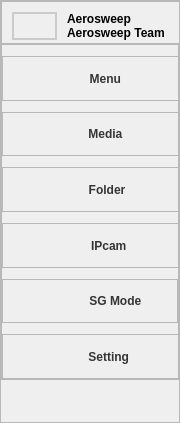
           <widget class="QFrame" name="leftBox">
            <property name="sizePolicy">
             <sizepolicy hsizetype="Fixed" vsizetype="Expanding">
              <horstretch>0</horstretch>
              <verstretch>0</verstretch>
             </sizepolicy>
            </property>
            <property name="minimumSize">
             <size>
              <width>180</width>
              <height>0</height>
             </size>
            </property>
            <property name="maximumSize">
             <size>
              <width>80</width>
              <height>16777215</height>
             </size>
            </property>
            <property name="styleSheet">
             <string notr="true">QFrame#leftBox  {
    /*background-color: rgba(255, 255, 255, 80%);*/
    border: 0px solid rgba(0, 0, 0, 40%);
	border-top:none;
	border-bottom:none;
	border-left:none;
}
</string>
            </property>
            <property name="frameShape">
             <enum>QFrame::StyledPanel</enum>
            </property>
            <property name="frameShadow">
             <enum>QFrame::Raised</enum>
            </property>
            <layout class="QVBoxLayout" name="verticalLayout_2" stretch="10,80,10">
             <property name="spacing">
              <number>0</number>
             </property>
             <property name="leftMargin">
              <number>0</number>
             </property>
             <property name="topMargin">
              <number>0</number>
             </property>
             <property name="rightMargin">
              <number>0</number>
             </property>
             <property name="bottomMargin">
              <number>0</number>
             </property>
             <item>
              <widget class="QFrame" name="leftbox_top">
               <property name="sizePolicy">
                <sizepolicy hsizetype="Expanding" vsizetype="Preferred">
                 <horstretch>0</horstretch>
                 <verstretch>0</verstretch>
                </sizepolicy>
               </property>
               <property name="minimumSize">
                <size>
                 <width>180</width>
                 <height>0</height>
                </size>
               </property>
               <property name="frameShape">
                <enum>QFrame::StyledPanel</enum>
               </property>
               <property name="frameShadow">
                <enum>QFrame::Raised</enum>
               </property>
               <layout class="QHBoxLayout" name="horizontalLayout_8" stretch="4,6">
                <property name="spacing">
                 <number>5</number>
                </property>
                <property name="leftMargin">
                 <number>10</number>
                </property>
                <property name="topMargin">
                 <number>10</number>
                </property>
                <property name="rightMargin">
                 <number>15</number>
                </property>
                <property name="bottomMargin">
                 <number>3</number>
                </property>
                <item>
                 <widget class="QFrame" name="logo">
                  <property name="sizePolicy">
                   <sizepolicy hsizetype="Preferred" vsizetype="Preferred">
                    <horstretch>0</horstretch>
                    <verstretch>0</verstretch>
                   </sizepolicy>
                  </property>
                  <property name="styleSheet">
                   <string notr="true">image: url(:/leftbox/images/yoloshow.png);
border:2px solid rgba(0,0,0,15%);
border-radius: 15%;

</string>
                  </property>
                  <property name="frameShape">
                   <enum>QFrame::StyledPanel</enum>
                  </property>
                  <property name="frameShadow">
                   <enum>QFrame::Raised</enum>
                  </property>
                 </widget>
                </item>
                <item>
                 <widget class="QFrame" name="top_intro">
                  <property name="styleSheet">
                   <string notr="true">QLabel{
	color: black;
	font: 600 italic 9pt "Segoe UI";
	font-weight: bold;
}
QFrame{
	border:none;
}</string>
                  </property>
                  <property name="frameShape">
                   <enum>QFrame::StyledPanel</enum>
                  </property>
                  <property name="frameShadow">
                   <enum>QFrame::Raised</enum>
                  </property>
                  <layout class="QVBoxLayout" name="verticalLayout_20">
                   <property name="spacing">
                    <number>0</number>
                   </property>
                   <property name="leftMargin">
                    <number>5</number>
                   </property>
                   <property name="topMargin">
                    <number>0</number>
                   </property>
                   <property name="rightMargin">
                    <number>0</number>
                   </property>
                   <property name="bottomMargin">
                    <number>0</number>
                   </property>
                   <item>
                    <widget class="QLabel" name="label">
                     <property name="text">
                      <string>Aerosweep</string>
                     </property>
                    </widget>
                   </item>
                   <item>
                    <widget class="QLabel" name="label_3">
                     <property name="text">
                      <string>Aerosweep Team</string>
                     </property>
                    </widget>
                   </item>
                  </layout>
                 </widget>
                </item>
               </layout>
              </widget>
             </item>
             <item>
              <widget class="QFrame" name="leftbox_bottom">
               <property name="sizePolicy">
                <sizepolicy hsizetype="Preferred" vsizetype="Preferred">
                 <horstretch>0</horstretch>
                 <verstretch>0</verstretch>
                </sizepolicy>
               </property>
               <property name="minimumSize">
                <size>
                 <width>0</width>
                 <height>0</height>
                </size>
               </property>
               <property name="maximumSize">
                <size>
                 <width>16777215</width>
                 <height>16777215</height>
                </size>
               </property>
               <property name="styleSheet">
                <string notr="true">QPushButton#src_menu{
	background-image: url(:/leftbox/images/newsize/menu.png);
}
QPushButton#src_folder{
	background-image: url(:/leftbox/images/newsize/folder.png);

}
QPushButton#src_camera{
	background-image: url(:/leftbox/images/newsize/security-camera.png);
}
QPushButton#src_img{
	background-image: url(:/leftbox/images/newsize/gallery.png);
}
QPushButton#src_webcam{
	background-image: url(:/leftbox/images/newsize/photo-camera.png);
}
QPushButton#src_setting{
	background-image:url(:/leftbox/images/newsize/setting.png);
}
QPushButton#src_singlemode{
	background-image:url(:/leftbox/images/newsize/single.png);
}
QPushButton#src_result{
	background-image:url(:/leftbox/images/newsize/statistics.png);
}
QPushButton#src_table{
	background-image:url(:/leftbox/images/newsize/table.png);
}
QPushButton{
	border:none;
	text-align: center;
	background-repeat: no-repeat;
	background-position: left center;
	border-left: 23px solid transparent;
	color: rgba(0, 0, 0, 199);
	font: 12pt "Times New Roman";
	font-weight: bold;
	padding-left: 15px;
}
QFrame#cameraBox:hover{
	background-color: rgba(114, 129, 214, 59);
}
QFrame#folderBox:hover{
	background-color: rgba(114, 129, 214, 59);
}
QFrame#imgBox:hover{
	background-color: rgba(114, 129, 214, 59);
}
QFrame#menuBox:hover{
	background-color: rgba(114, 129, 214, 59);
}
QFrame#webcamBox:hover{
	background-color: rgba(114, 129, 214, 59);
}
QFrame#manageBox:hover{
	background-color: rgba(114, 129, 214, 59);
}
QFrame#singleBox:hover{
	background-color: rgba(114, 129, 214, 59);
}
QFrame#resultBox:hover{
	background-color: rgba(114, 129, 214, 59);
}
QFrame#tableBox:hover{
	background-color: rgba(114, 129, 214, 59);
}</string>
               </property>
               <property name="frameShape">
                <enum>QFrame::StyledPanel</enum>
               </property>
               <property name="frameShadow">
                <enum>QFrame::Raised</enum>
               </property>
               <layout class="QVBoxLayout" name="verticalLayout_3" stretch="1,4,1,4,1,4,1,4,1,4,1,4">
                <property name="spacing">
                 <number>0</number>
                </property>
                <property name="leftMargin">
                 <number>0</number>
                </property>
                <property name="topMargin">
                 <number>0</number>
                </property>
                <property name="rightMargin">
                 <number>0</number>
                </property>
                <property name="bottomMargin">
                 <number>0</number>
                </property>
                <item>
                 <spacer name="zSpacer5">
                  <property name="orientation">
                   <enum>Qt::Vertical</enum>
                  </property>
                  <property name="sizeHint" stdset="0">
                   <size>
                    <width>20</width>
                    <height>40</height>
                   </size>
                  </property>
                 </spacer>
                </item>
                <item>
                 <widget class="QFrame" name="menuBox">
                  <property name="sizePolicy">
                   <sizepolicy hsizetype="Expanding" vsizetype="Preferred">
                    <horstretch>0</horstretch>
                    <verstretch>0</verstretch>
                   </sizepolicy>
                  </property>
                  <property name="minimumSize">
                   <size>
                    <width>180</width>
                    <height>0</height>
                   </size>
                  </property>
                  <property name="maximumSize">
                   <size>
                    <width>180</width>
                    <height>16777215</height>
                   </size>
                  </property>
                  <property name="layoutDirection">
                   <enum>Qt::LeftToRight</enum>
                  </property>
                  <property name="frameShape">
                   <enum>QFrame::StyledPanel</enum>
                  </property>
                  <property name="frameShadow">
                   <enum>QFrame::Raised</enum>
                  </property>
                  <layout class="QHBoxLayout" name="horizontalLayout_3">
                   <property name="spacing">
                    <number>0</number>
                   </property>
                   <property name="leftMargin">
                    <number>0</number>
                   </property>
                   <property name="topMargin">
                    <number>0</number>
                   </property>
                   <property name="rightMargin">
                    <number>0</number>
                   </property>
                   <property name="bottomMargin">
                    <number>0</number>
                   </property>
                   <item>
                    <widget class="QPushButton" name="src_menu">
                     <property name="sizePolicy">
                      <sizepolicy hsizetype="Expanding" vsizetype="Preferred">
                       <horstretch>0</horstretch>
                       <verstretch>0</verstretch>
                      </sizepolicy>
                     </property>
                     <property name="minimumSize">
                      <size>
                       <width>180</width>
                       <height>0</height>
                      </size>
                     </property>
                     <property name="maximumSize">
                      <size>
                       <width>180</width>
                       <height>16777215</height>
                      </size>
                     </property>
                     <property name="text">
                      <string> Menu     </string>
                     </property>
                     <property name="iconSize">
                      <size>
                       <width>30</width>
                       <height>30</height>
                      </size>
                     </property>
                     <property name="autoDefault">
                      <bool>false</bool>
                     </property>
                    </widget>
                   </item>
                  </layout>
                 </widget>
                </item>
                <item>
                 <spacer name="zSpacer1">
                  <property name="orientation">
                   <enum>Qt::Vertical</enum>
                  </property>
                  <property name="sizeHint" stdset="0">
                   <size>
                    <width>20</width>
                    <height>40</height>
                   </size>
                  </property>
                 </spacer>
                </item>
                <item>
                 <widget class="QFrame" name="imgBox">
                  <property name="minimumSize">
                   <size>
                    <width>180</width>
                    <height>0</height>
                   </size>
                  </property>
                  <property name="maximumSize">
                   <size>
                    <width>180</width>
                    <height>16777215</height>
                   </size>
                  </property>
                  <property name="layoutDirection">
                   <enum>Qt::LeftToRight</enum>
                  </property>
                  <property name="frameShape">
                   <enum>QFrame::StyledPanel</enum>
                  </property>
                  <property name="frameShadow">
                   <enum>QFrame::Raised</enum>
                  </property>
                  <layout class="QHBoxLayout" name="horizontalLayout_4">
                   <property name="spacing">
                    <number>0</number>
                   </property>
                   <property name="leftMargin">
                    <number>0</number>
                   </property>
                   <property name="topMargin">
                    <number>0</number>
                   </property>
                   <property name="rightMargin">
                    <number>0</number>
                   </property>
                   <property name="bottomMargin">
                    <number>0</number>
                   </property>
                   <item alignment="Qt::AlignLeft">
                    <widget class="QPushButton" name="src_img">
                     <property name="sizePolicy">
                      <sizepolicy hsizetype="Expanding" vsizetype="Preferred">
                       <horstretch>0</horstretch>
                       <verstretch>0</verstretch>
                      </sizepolicy>
                     </property>
                     <property name="minimumSize">
                      <size>
                       <width>180</width>
                       <height>0</height>
                      </size>
                     </property>
                     <property name="maximumSize">
                      <size>
                       <width>180</width>
                       <height>16777215</height>
                      </size>
                     </property>
                     <property name="text">
                      <string>Media    </string>
                     </property>
                     <property name="iconSize">
                      <size>
                       <width>30</width>
                       <height>30</height>
                      </size>
                     </property>
                    </widget>
                   </item>
                  </layout>
                 </widget>
                </item>
                <item>
                 <spacer name="zSpacer2">
                  <property name="orientation">
                   <enum>Qt::Vertical</enum>
                  </property>
                  <property name="sizeHint" stdset="0">
                   <size>
                    <width>20</width>
                    <height>40</height>
                   </size>
                  </property>
                 </spacer>
                </item>
                <item>
                 <widget class="QFrame" name="folderBox">
                  <property name="minimumSize">
                   <size>
                    <width>180</width>
                    <height>0</height>
                   </size>
                  </property>
                  <property name="maximumSize">
                   <size>
                    <width>180</width>
                    <height>16777215</height>
                   </size>
                  </property>
                  <property name="layoutDirection">
                   <enum>Qt::LeftToRight</enum>
                  </property>
                  <property name="frameShape">
                   <enum>QFrame::StyledPanel</enum>
                  </property>
                  <property name="frameShadow">
                   <enum>QFrame::Raised</enum>
                  </property>
                  <layout class="QHBoxLayout" name="horizontalLayout_6">
                   <property name="spacing">
                    <number>0</number>
                   </property>
                   <property name="leftMargin">
                    <number>0</number>
                   </property>
                   <property name="topMargin">
                    <number>0</number>
                   </property>
                   <property name="rightMargin">
                    <number>0</number>
                   </property>
                   <property name="bottomMargin">
                    <number>0</number>
                   </property>
                   <item alignment="Qt::AlignLeft">
                    <widget class="QPushButton" name="src_folder">
                     <property name="sizePolicy">
                      <sizepolicy hsizetype="Expanding" vsizetype="Preferred">
                       <horstretch>0</horstretch>
                       <verstretch>0</verstretch>
                      </sizepolicy>
                     </property>
                     <property name="minimumSize">
                      <size>
                       <width>180</width>
                       <height>0</height>
                      </size>
                     </property>
                     <property name="maximumSize">
                      <size>
                       <width>180</width>
                       <height>16777215</height>
                      </size>
                     </property>
                     <property name="text">
                      <string> Folder    </string>
                     </property>
                     <property name="iconSize">
                      <size>
                       <width>30</width>
                       <height>30</height>
                      </size>
                     </property>
                     <property name="shortcut">
                      <string>Ctrl+S</string>
                     </property>
                    </widget>
                   </item>
                  </layout>
                 </widget>
                </item>
                <item>
                 <spacer name="verticalSpacer">
                  <property name="orientation">
                   <enum>Qt::Vertical</enum>
                  </property>
                  <property name="sizeHint" stdset="0">
                   <size>
                    <width>20</width>
                    <height>40</height>
                   </size>
                  </property>
                 </spacer>
                </item>
                <item>
                 <widget class="QFrame" name="cameraBox">
                  <property name="minimumSize">
                   <size>
                    <width>180</width>
                    <height>0</height>
                   </size>
                  </property>
                  <property name="maximumSize">
                   <size>
                    <width>180</width>
                    <height>16777215</height>
                   </size>
                  </property>
                  <property name="layoutDirection">
                   <enum>Qt::LeftToRight</enum>
                  </property>
                  <property name="frameShape">
                   <enum>QFrame::StyledPanel</enum>
                  </property>
                  <property name="frameShadow">
                   <enum>QFrame::Raised</enum>
                  </property>
                  <layout class="QHBoxLayout" name="horizontalLayout_5">
                   <property name="spacing">
                    <number>0</number>
                   </property>
                   <property name="leftMargin">
                    <number>0</number>
                   </property>
                   <property name="topMargin">
                    <number>0</number>
                   </property>
                   <property name="rightMargin">
                    <number>0</number>
                   </property>
                   <property name="bottomMargin">
                    <number>0</number>
                   </property>
                   <item alignment="Qt::AlignLeft">
                    <widget class="QPushButton" name="src_camera">
                     <property name="sizePolicy">
                      <sizepolicy hsizetype="Expanding" vsizetype="Preferred">
                       <horstretch>0</horstretch>
                       <verstretch>0</verstretch>
                      </sizepolicy>
                     </property>
                     <property name="minimumSize">
                      <size>
                       <width>180</width>
                       <height>0</height>
                      </size>
                     </property>
                     <property name="maximumSize">
                      <size>
                       <width>180</width>
                       <height>16777215</height>
                      </size>
                     </property>
                     <property name="text">
                      <string>IPcam  </string>
                     </property>
                     <property name="iconSize">
                      <size>
                       <width>30</width>
                       <height>30</height>
                      </size>
                     </property>
                    </widget>
                   </item>
                  </layout>
                 </widget>
                </item>
                <item>
                 <spacer name="verticalSpacer_6">
                  <property name="orientation">
                   <enum>Qt::Vertical</enum>
                  </property>
                  <property name="sizeHint" stdset="0">
                   <size>
                    <width>20</width>
                    <height>40</height>
                   </size>
                  </property>
                 </spacer>
                </item>
                <item>
                 <widget class="QFrame" name="singleBox">
                  <property name="frameShape">
                   <enum>QFrame::StyledPanel</enum>
                  </property>
                  <property name="frameShadow">
                   <enum>QFrame::Raised</enum>
                  </property>
                  <layout class="QHBoxLayout" name="horizontalLayout_26">
                   <property name="spacing">
                    <number>0</number>
                   </property>
                   <property name="leftMargin">
                    <number>0</number>
                   </property>
                   <property name="topMargin">
                    <number>0</number>
                   </property>
                   <property name="rightMargin">
                    <number>0</number>
                   </property>
                   <property name="bottomMargin">
                    <number>0</number>
                   </property>
                   <item>
                    <widget class="QPushButton" name="src_singlemode">
                     <property name="sizePolicy">
                      <sizepolicy hsizetype="Expanding" vsizetype="Preferred">
                       <horstretch>0</horstretch>
                       <verstretch>0</verstretch>
                      </sizepolicy>
                     </property>
                     <property name="minimumSize">
                      <size>
                       <width>180</width>
                       <height>0</height>
                      </size>
                     </property>
                     <property name="maximumSize">
                      <size>
                       <width>180</width>
                       <height>16777215</height>
                      </size>
                     </property>
                     <property name="styleSheet">
                      <string notr="true"/>
                     </property>
                     <property name="text">
                      <string>  SG Mode</string>
                     </property>
                     <property name="iconSize">
                      <size>
                       <width>30</width>
                       <height>30</height>
                      </size>
                     </property>
                     <property name="shortcut">
                      <string>Ctrl+S</string>
                     </property>
                    </widget>
                   </item>
                  </layout>
                 </widget>
                </item>
                <item>
                 <spacer name="verticalSpacer_4">
                  <property name="orientation">
                   <enum>Qt::Vertical</enum>
                  </property>
                  <property name="sizeHint" stdset="0">
                   <size>
                    <width>20</width>
                    <height>40</height>
                   </size>
                  </property>
                 </spacer>
                </item>
                <item>
                 <widget class="QFrame" name="manageBox">
                  <property name="minimumSize">
                   <size>
                    <width>180</width>
                    <height>0</height>
                   </size>
                  </property>
                  <property name="maximumSize">
                   <size>
                    <width>180</width>
                    <height>16777215</height>
                   </size>
                  </property>
                  <property name="frameShape">
                   <enum>QFrame::StyledPanel</enum>
                  </property>
                  <property name="frameShadow">
                   <enum>QFrame::Raised</enum>
                  </property>
                  <layout class="QHBoxLayout" name="horizontalLayout_19">
                   <property name="spacing">
                    <number>0</number>
                   </property>
                   <property name="leftMargin">
                    <number>0</number>
                   </property>
                   <property name="topMargin">
                    <number>0</number>
                   </property>
                   <property name="rightMargin">
                    <number>0</number>
                   </property>
                   <property name="bottomMargin">
                    <number>0</number>
                   </property>
                   <item>
                    <widget class="QPushButton" name="src_setting">
                     <property name="sizePolicy">
                      <sizepolicy hsizetype="Expanding" vsizetype="Preferred">
                       <horstretch>0</horstretch>
                       <verstretch>0</verstretch>
                      </sizepolicy>
                     </property>
                     <property name="minimumSize">
                      <size>
                       <width>180</width>
                       <height>0</height>
                      </size>
                     </property>
                     <property name="maximumSize">
                      <size>
                       <width>180</width>
                       <height>16777215</height>
                      </size>
                     </property>
                     <property name="text">
                      <string>Setting  </string>
                     </property>
                    </widget>
                   </item>
                  </layout>
                 </widget>
                </item>
               </layout>
              </widget>
             </item>
             <item>
              <spacer name="verticalSpacer_2">
               <property name="orientation">
                <enum>Qt::Vertical</enum>
               </property>
               <property name="sizeHint" stdset="0">
                <size>
                 <width>20</width>
                 <height>40</height>
                </size>
               </property>
              </spacer>
             </item>
            </layout>
           </widget>
